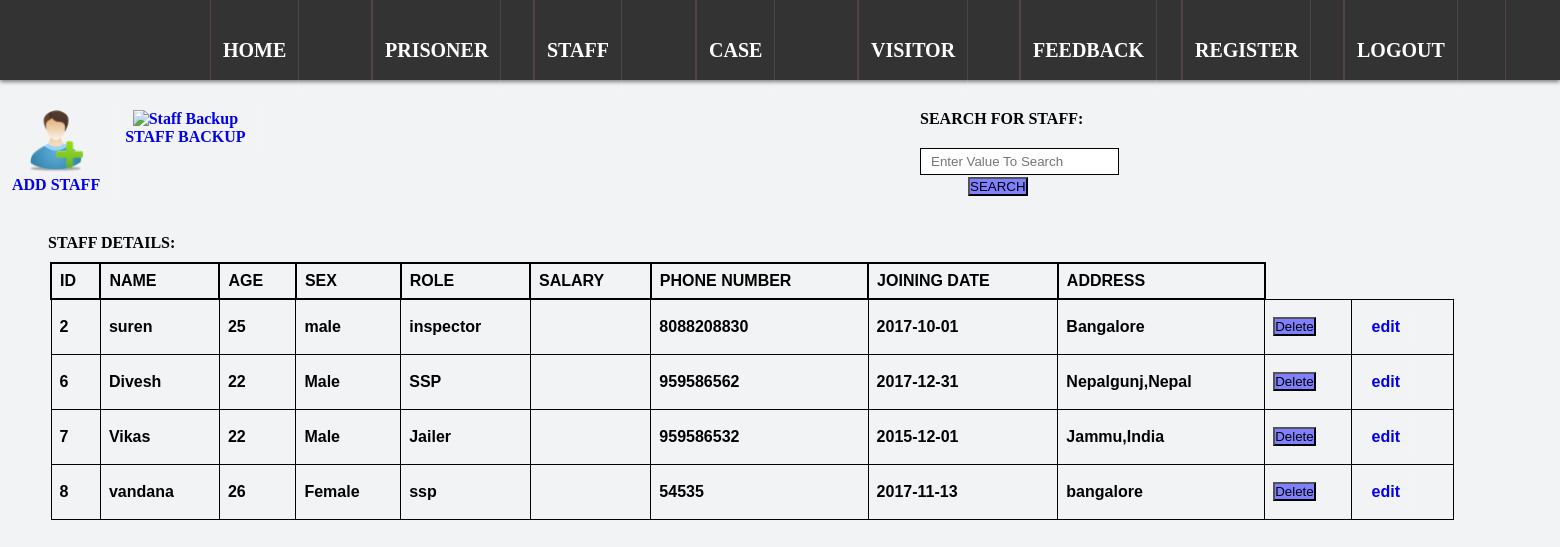
The app's page /viewStaff.php with its own data.
### tables this page shows
CREATE TABLE `staff` (
  `SID` int(11) NOT NULL,
  `SNAME` varchar(30) NOT NULL,
  `AGE` int(11) NOT NULL,
  `SEX` varchar(6) NOT NULL,
  `ROLE` varchar(30) NOT NULL,
  `PHONENO` bigint(20) NOT NULL,
  `JOINDATE` date NOT NULL,
  `ADDRESS` text NOT NULL
);

### viewStaff.php (the view, shortened to what this page needs)
<?php
include 'index.php';
if(isset($_REQUEST["search"]))
{
    $valueToSearch = $_POST["valueToSearch"];
	$query = "SELECT * FROM staff WHERE CONCAT(`SID`,`SNAME`,`AGE`,`SEX`,`ROLE`,`SALARY`,`PHONENO`,`JOINDATE`,`ADDRESS`) LIKE '%".$valueToSearch."%'";
        $search_result = filterTable($query);
}
 else {
    $query = "SELECT * FROM staff";
    $search_result = filterTable($query);
}
function filterTable($query)
{
    $connect = mysqli_connect("localhost", "root", "", "PMS");
    $filter_Result = mysqli_query($connect, $query);
    return $filter_Result;
}
?>
<body style="background-color:#F2F3F4;">
<!DOCTYPE html>
<html>
    <head>
    </head>
    <body>
        <ul class="group">
<a href="addStaff.php">
<img src="images/addprisoner.png" alt="Delete Prisoner" width="62" height="62" border="0"> <br>ADD STAFF</a>
  <a href="staffBackup.php">
<img src="images/backup.ico" alt="Staff Backup" width="62" height="62" border="0"> <br>STAFF BACKUP</a>
        <form action="viewStaff.php" method="post">
		<div class="search">
		<strong>SEARCH FOR STAFF:<br><br>
            <input type="text" name="valueToSearch" placeholder="Enter Value To Search"><br>
            &#8195;&#8195;&#8195;<input type="submit" name="search" value="SEARCH"><br><br>
           </div>
		   </ul>
		   &#8195;&#8195;&#8195;<strong><b>STAFF DETAILS:</strong>
            <table>
                <tr>
                    <th>ID</th>
            <th>NAME</th>
			<th>AGE</th>
			<th>SEX</th>
            <th>ROLE</th>
			<th>SALARY</th>
			<th>PHONE NUMBER</th>
			<th>JOINING DATE</th>
			<th>ADDRESS</th>
                </tr>
                <?php while($row = mysqli_fetch_assoc($search_result)):?>
                <tr>
                  <td><?php echo $row['SID']; ?></td>
            <td><?php echo $row['SNAME']; ?></td>
			<td><?php echo $row['AGE']; ?></td>
			<td><?php echo $row['SEX']; ?></td>
            <td><?php echo $row['ROLE']; ?></td>
			<td><?php echo $row['SALARY']; ?></td>
			<td><?php echo $row['PHONENO']; ?></td>
			<td><?php echo $row['JOINDATE']; ?></td>
			<td><?php echo $row['ADDRESS'];?> </td>
			<td class="contact-delete">
    <form action='viewStaff.php?delete="<?php echo $row['SID']; ?>"' method="get">
        <input type="submit" name="submit" value="Delete" onclick="return confirm('Are you sure to delete?')"> </td>
			<td> <?php echo "<a href='updateStaff.php?edit=$row[SID]'>edit<br />"; ?></td>
                </tr>
                <?php endwhile;?>
				</table>
    </body>
</html>

### index.php (style rules this page uses)
* { margin: 0px; padding: 0px; }

### viewStaff.php (style rules this page uses)
table { font-family: arial, sans-serif; border-collapse: collapse; width: 90%; margin:10px 10px 10px 50px; }
td { border: 1px solid black; text-align: left; text-size:4px; padding: 8px; }
th { text-size:4px; border: 2px solid black; text-align: left; padding: 8px; }
a { float: left; padding: 10px 12px; color: solid black; text-decoration: none; font-weight: bold; text-align: center; border-right: 1px solid rgba(255,255,255,0.1); }
.search { background: #F2F3F4;; width: 60%; border-radius: 50px; padding: 10px 20px; margin: 20px 10px 10px 900px; }
input[type=text] { padding: 5px 10px; margin: 2px 0; display: inline-block; border: 1.5px solid black; box-sizing: border-box; }
input[type=submit] { text-align: center; display: inline-block; background-color: #8080ff; cursor: pointer; }

### records on screen
staff: SID "2", SNAME "suren", AGE "25", SEX "male", ROLE "inspector", PHONENO "8088208830", JOINDATE "2017-10-01", ADDRESS "Bangalore"
staff: SID "6", SNAME "Divesh", AGE "22", SEX "Male", ROLE "SSP", PHONENO "959586562", JOINDATE "2017-12-31", ADDRESS "Nepalgunj,Nepal"
staff: SID "7", SNAME "Vikas", AGE "22", SEX "Male", ROLE "Jailer", PHONENO "959586532", JOINDATE "2015-12-01", ADDRESS "Jammu,India"
staff: SID "8", SNAME "vandana", AGE "26", SEX "Female", ROLE "ssp", PHONENO "54535", JOINDATE "2017-11-13", ADDRESS "bangalore"
